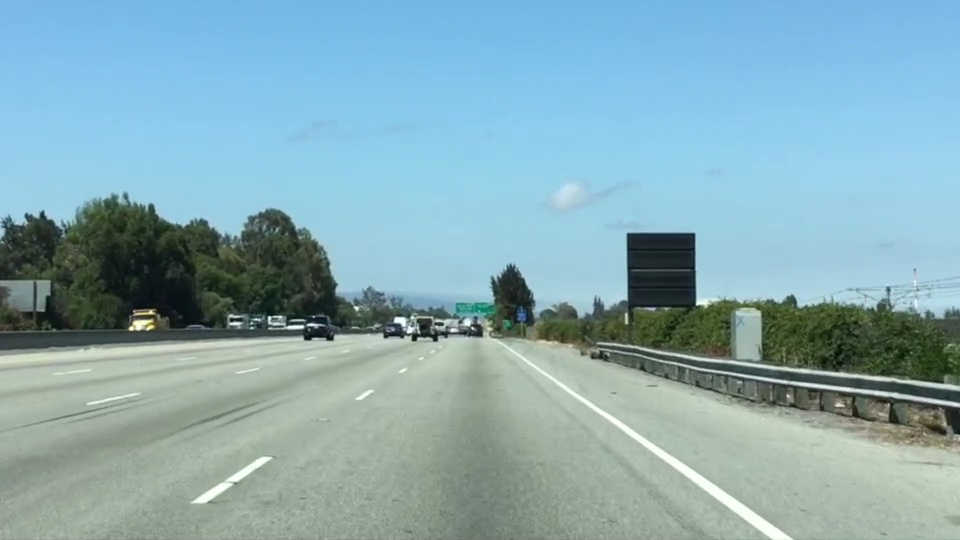
#> input picture test.jpg, 960 x 540 px
$ python bird_view.py test.jpg   (older library calls are emulated)
#> lines starting #> are read from the running program, lines starting #| are printed output that depends on the picture; after the words box and inside, x2 and y2 are one past the last pixel; in counts of white or black regions, pixels touching at a corner belong together
#> in main, image is the input picture: shape (540, 960, 3); mean R, G, B 135.5, 171.1, 179.2
import cv2
import numpy as np
import matplotlib.image as mpimg
import matplotlib.pyplot as plt
import argparse


def getCombinedThresholds(image, color_thresh=(150, 255), sobel_thresh=(20, 100)):
#> called with color_thresh = (150, 255), sobel_thresh = (20, 100)
    img = np.copy(image)
    hls = cv2.cvtColor(img, cv2.COLOR_RGB2HLS)
#> hls: shape (540, 960, 3); mean of channels 0, 1, 2 80.4, 160.5, 98.6

    l_channel = hls[:, :, 1]
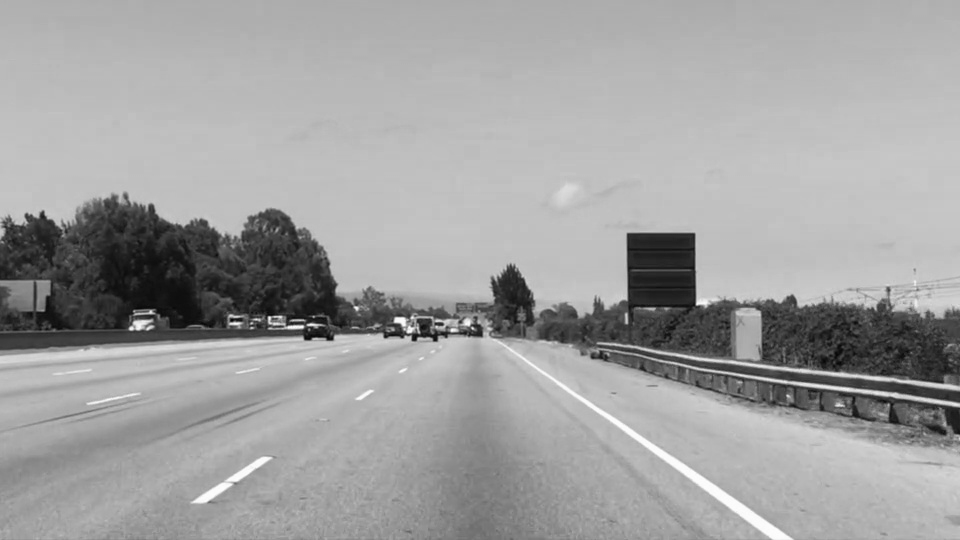
#> l_channel: shape (540, 960); min 5, max 253, mean 160.5
    s_channel = hls[:, :, 2]
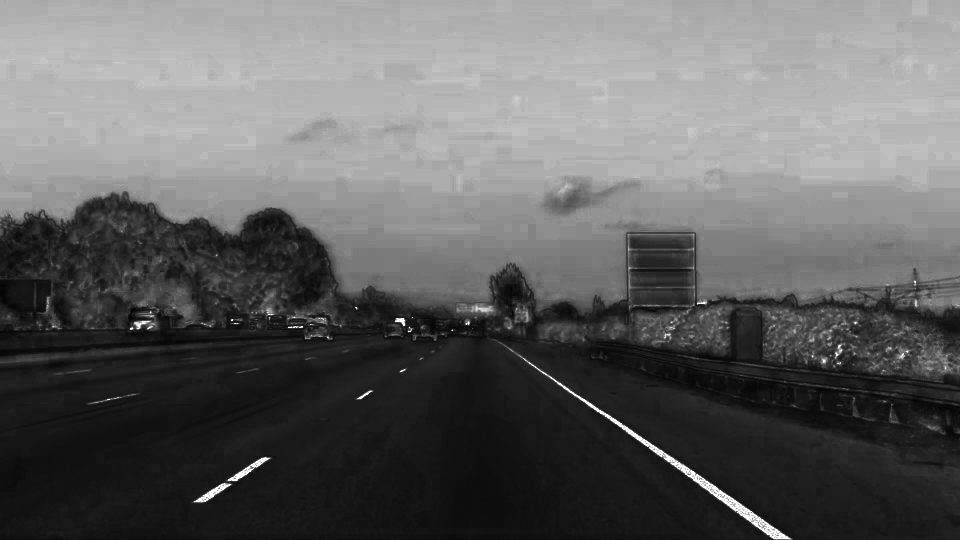
#> s_channel: shape (540, 960); min 0, max 255, mean 98.6

    # Apply the color threshold in the image
    color_binary = np.zeros_like(s_channel)
    color_binary[(s_channel >= color_thresh[0]) &
                 (s_channel < color_thresh[1])] = 1

    # Apply Sobel operator to get the image derivative
    sobel = cv2.Sobel(l_channel, cv2.CV_64F, 1, 0)
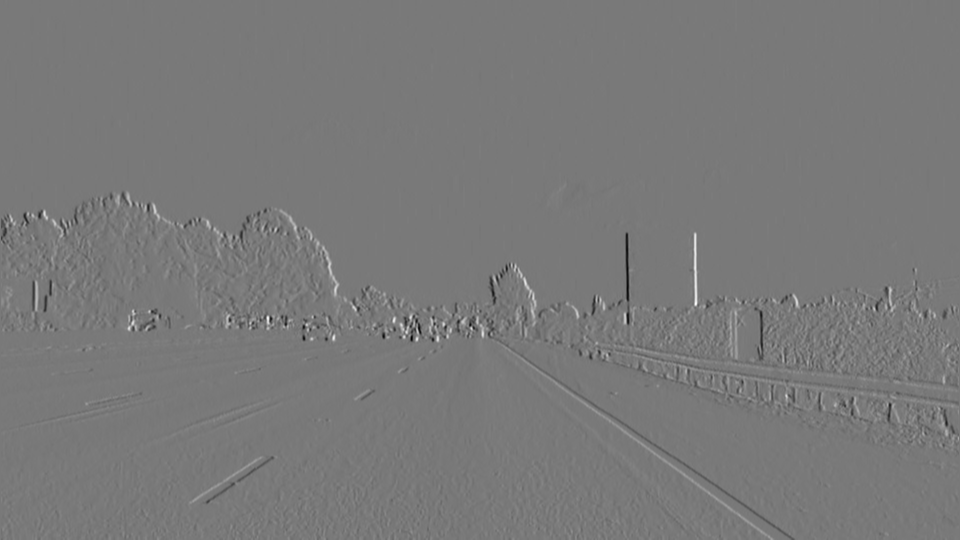
#> sobel: shape (540, 960) float64; min -612, max 673, mean 0.1; drawn with min black and max white
    abs_sobel = np.absolute(sobel)
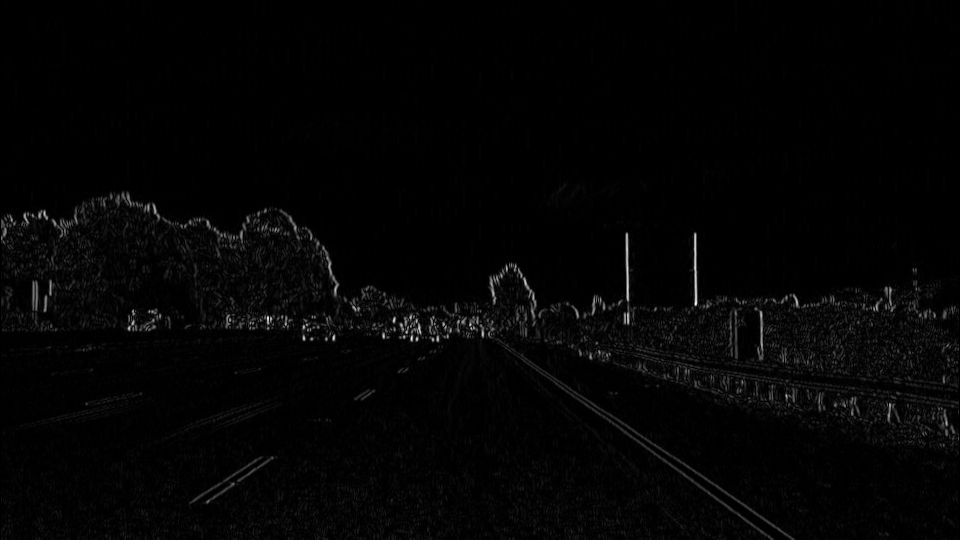
#> abs_sobel: shape (540, 960) float64; min 0, max 673, mean 12; drawn with min black and max white
    scaled_sobel = np.uint8(255 * abs_sobel / np.max(abs_sobel))

    sobel_binary = np.zeros_like(scaled_sobel)
    sobel_binary[(scaled_sobel >= sobel_thresh[0]) &
                 (scaled_sobel < sobel_thresh[1])] = 1

    # return np.dstack((np.zeros_like(color_binary), color_binary, sobel_binary)) * 255

    combined = np.zeros_like(sobel_binary)
    combined[(sobel_binary == 1) | (color_binary == 1)] = 1
    return combined


def main():
    parser = argparse.ArgumentParser(
        description="Get bird view perspective of some image")
    parser.add_argument("filename")

    args = parser.parse_args()
    filename = args.filename

    # Read some image
    image = mpimg.imread(filename)
    combined = getCombinedThresholds(image)
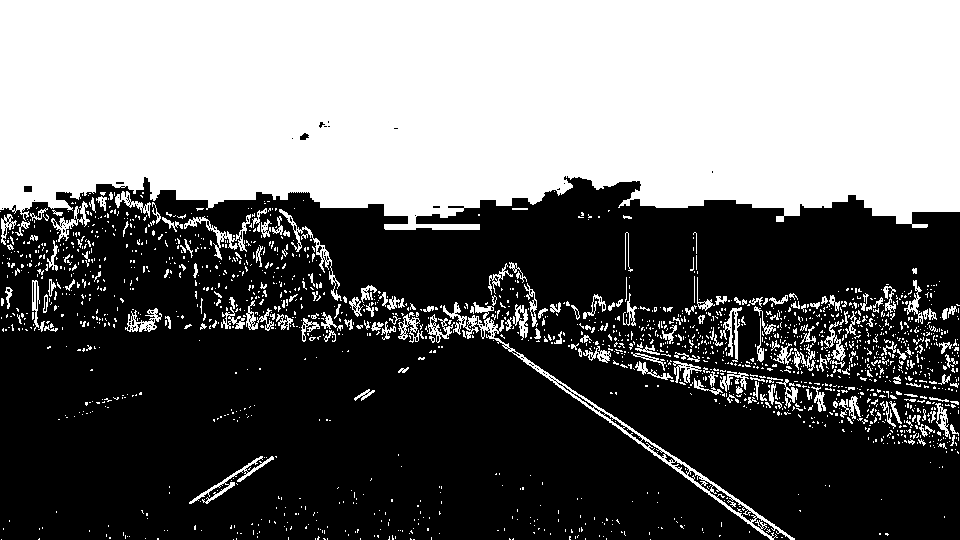
#> combined: shape (540, 960); values 0 (black) and 1 (white), 42.8% white; 1912 white regions (1699 under 20 px), largest, box (x1, y1, x2, y2) and area: (0, 0, 960, 230) 194979, (443, 302, 795, 540) 2680, (279, 209, 342, 301) 584

    ysize = image.shape[0]
#> ysize = 540
    xsize = image.shape[1]
#> xsize = 960

    src = np.float32([[150, 538], [445, 325], [510, 325], [870, 538]])
    dst = np.float32([[0, ysize], [0, 0], [xsize, 0], [xsize, ysize]])
#> dst = [[0, 540], [0, 0], [960, 0], [960, 540]]

    M = cv2.getPerspectiveTransform(src, dst)
    warped = cv2.warpPerspective(image, M, image.shape[1::-1])
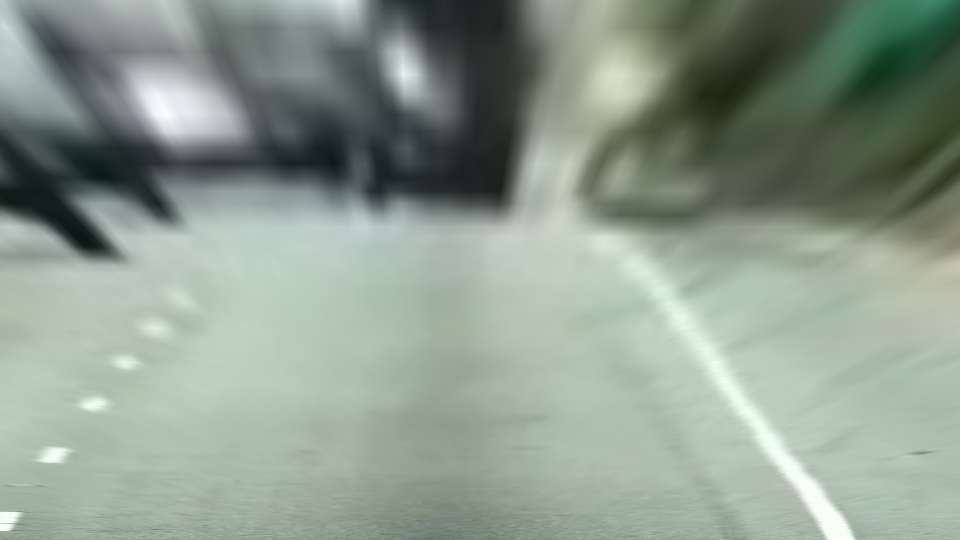
#> warped: shape (540, 960, 3); mean R, G, B 140.8, 154.8, 141.9

    f, ((ax1, ax2)) = plt.subplots(1, 2, figsize=(24, 9))
    f.tight_layout()

    ax1.set_title("Original Image")
    ax1.imshow(image)

    ax2.set_title("Warped Image")
    ax2.imshow(warped)

    plt.show()


if __name__ == "__main__":
    main()
